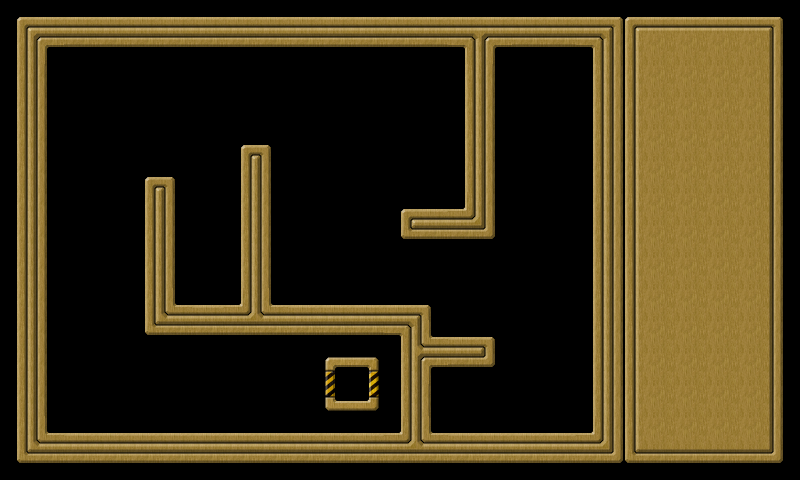

Below is a game level as drawn by its tile map, then a one-line description and the .tmx that defines it (tile-layer data replaced by summaries):
An orthogonal 25x15 tile map with 32x32 px tiles, 2 tile layers (background, controlpanel) and 43 objects (wall001, wall002, wall003, wall004, wall005, ...).

<map version="1.0" orientation="orthogonal" width="25" height="15" tilewidth="32" tileheight="32">
 <tileset firstgid="1" name="tileset" tilewidth="32" tileheight="32">
  <image source="tileset.png" width="160" height="448" />
 </tileset>
 <layer name="background" width="20" height="15">
  <data>[300 cells, 190 non-empty, 16 distinct tile ids]</data>
 </layer>
 <layer name="controlpanel" width="25" height="15">
  <data>[375 cells, 90 non-empty, 9 distinct tile ids]</data>
 </layer>
 <objectgroup name="objects" width="20" height="15">
  <object name="wall001" x="0" y="0" width="592" height="48">
   <properties>
    <property name="objClass" value="wall" />
   </properties>
  </object>
  <object name="wall002" x="592" y="0" width="48" height="432">
   <properties>
    <property name="objClass" value="wall" />
   </properties>
  </object>
  <object name="wall003" x="48" y="432" width="592" height="48">
   <properties>
    <property name="objClass" value="wall" />
   </properties>
  </object>
  <object name="wall004" x="0" y="48" width="48" height="432">
   <properties>
    <property name="objClass" value="wall" />
   </properties>
  </object>
  <object name="wall005" x="464" y="48" width="32" height="192">
   <properties>
    <property name="objClass" value="wall" />
   </properties>
  </object>
  <object name="wall006" x="400" y="208" width="64" height="32">
   <properties>
    <property name="objClass" value="wall" />
   </properties>
  </object>
  <object name="wall007" x="144" y="176" width="32" height="160">
   <properties>
    <property name="objClass" value="wall" />
   </properties>
  </object>
  <object name="wall008" x="240" y="144" width="32" height="160">
   <properties>
    <property name="objClass" value="wall" />
   </properties>
  </object>
  <object name="wall009" x="176" y="304" width="256" height="32">
   <properties>
    <property name="objClass" value="wall" />
   </properties>
  </object>
  <object name="wall010" x="400" y="336" width="32" height="96">
   <properties>
    <property name="objClass" value="wall" />
   </properties>
  </object>
  <object name="wall011" x="432" y="336" width="64" height="32">
   <properties>
    <property name="objClass" value="wall" />
   </properties>
  </object>
  <object name="star001" x="424" y="72" width="16" height="16">
   <properties>
    <property name="objClass" value="star" />
   </properties>
  </object>
  <object name="star002" x="552" y="72" width="16" height="16">
   <properties>
    <property name="objClass" value="star" />
   </properties>
  </object>
  <object name="star003" x="520" y="72" width="16" height="16">
   <properties>
    <property name="objClass" value="star" />
   </properties>
  </object>
  <object name="star004" x="520" y="104" width="16" height="16">
   <properties>
    <property name="objClass" value="star" />
   </properties>
  </object>
  <object name="star005" x="552" y="392" width="16" height="16">
   <properties>
    <property name="objClass" value="star" />
   </properties>
  </object>
  <object name="star006" x="552" y="360" width="16" height="16">
   <properties>
    <property name="objClass" value="star" />
   </properties>
  </object>
  <object name="star007" x="552" y="328" width="16" height="16">
   <properties>
    <property name="objClass" value="star" />
   </properties>
  </object>
  <object name="star008" x="520" y="360" width="16" height="16">
   <properties>
    <property name="objClass" value="star" />
   </properties>
  </object>
  <object name="star009" x="520" y="392" width="16" height="16">
   <properties>
    <property name="objClass" value="star" />
   </properties>
  </object>
  <object name="star010" x="424" y="136" width="16" height="16">
   <properties>
    <property name="objClass" value="star" />
   </properties>
  </object>
  <object name="star011" x="360" y="72" width="16" height="16">
   <properties>
    <property name="objClass" value="star" />
   </properties>
  </object>
  <object name="star012" x="136" y="72" width="16" height="16">
   <properties>
    <property name="objClass" value="star" />
   </properties>
  </object>
  <object name="star013" x="104" y="72" width="16" height="16">
   <properties>
    <property name="objClass" value="star" />
   </properties>
  </object>
  <object name="star014" x="72" y="72" width="16" height="16">
   <properties>
    <property name="objClass" value="star" />
   </properties>
  </object>
  <object name="star015" x="104" y="104" width="16" height="16">
   <properties>
    <property name="objClass" value="star" />
   </properties>
  </object>
  <object name="star016" x="72" y="104" width="16" height="16">
   <properties>
    <property name="objClass" value="star" />
   </properties>
  </object>
  <object name="star017" x="72" y="136" width="16" height="16">
   <properties>
    <property name="objClass" value="star" />
   </properties>
  </object>
  <object name="star018" x="488" y="392" width="16" height="16">
   <properties>
    <property name="objClass" value="star" />
   </properties>
  </object>
  <object name="star019" x="104" y="360" width="16" height="16">
   <properties>
    <property name="objClass" value="star" />
   </properties>
  </object>
  <object name="star020" x="72" y="392" width="16" height="16">
   <properties>
    <property name="objClass" value="star" />
   </properties>
  </object>
  <object name="star021" x="72" y="328" width="16" height="16">
   <properties>
    <property name="objClass" value="star" />
   </properties>
  </object>
  <object name="star022" x="104" y="392" width="16" height="16">
   <properties>
    <property name="objClass" value="star" />
   </properties>
  </object>
  <object name="star023" x="136" y="392" width="16" height="16">
   <properties>
    <property name="objClass" value="star" />
   </properties>
  </object>
  <object name="star024" x="200" y="200" width="16" height="16">
   <properties>
    <property name="objClass" value="star" />
   </properties>
  </object>
  <object name="star025" x="200" y="264" width="16" height="16">
   <properties>
    <property name="objClass" value="star" />
   </properties>
  </object>
  <object name="star026" x="424" y="104" width="16" height="16">
   <properties>
    <property name="objClass" value="star" />
   </properties>
  </object>
  <object name="star027" x="392" y="72" width="16" height="16">
   <properties>
    <property name="objClass" value="star" />
   </properties>
  </object>
  <object name="star028" x="72" y="360" width="16" height="16">
   <properties>
    <property name="objClass" value="star" />
   </properties>
  </object>
  <object name="star029" x="200" y="232" width="16" height="16">
   <properties>
    <property name="objClass" value="star" />
   </properties>
  </object>
  <object name="star030" x="392" y="104" width="16" height="16">
   <properties>
    <property name="objClass" value="star" />
   </properties>
  </object>
  <object name="goal001" x="344" y="376" width="16" height="16">
   <properties>
    <property name="objClass" value="goal" />
   </properties>
   <ellipse />
  </object>
  <object name="goodball001" x="450" y="290" width="29" height="29">
   <properties>
    <property name="objClass" value="goodball" />
   </properties>
   <ellipse />
  </object>
 </objectgroup>
</map>
